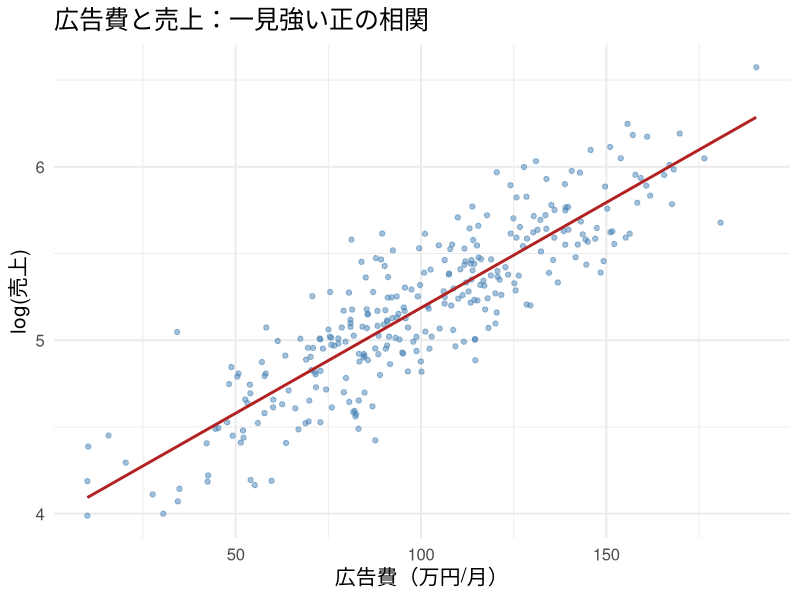
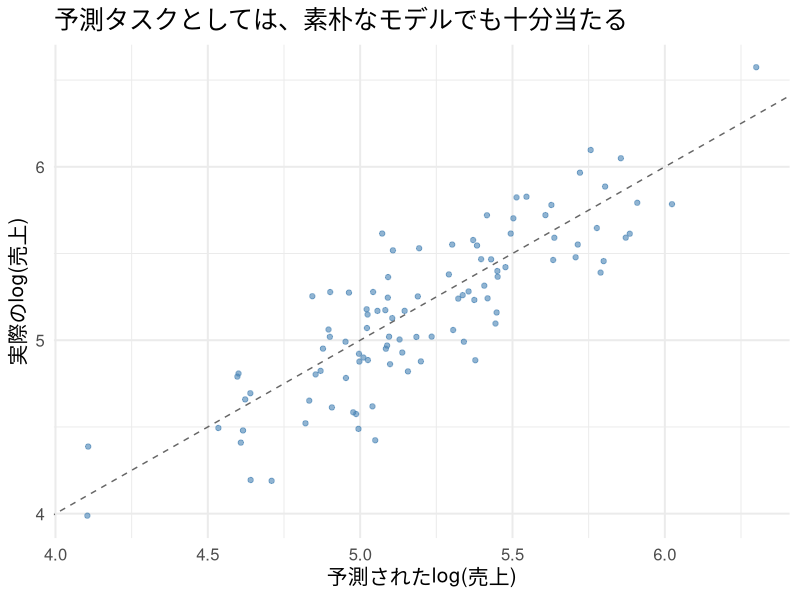
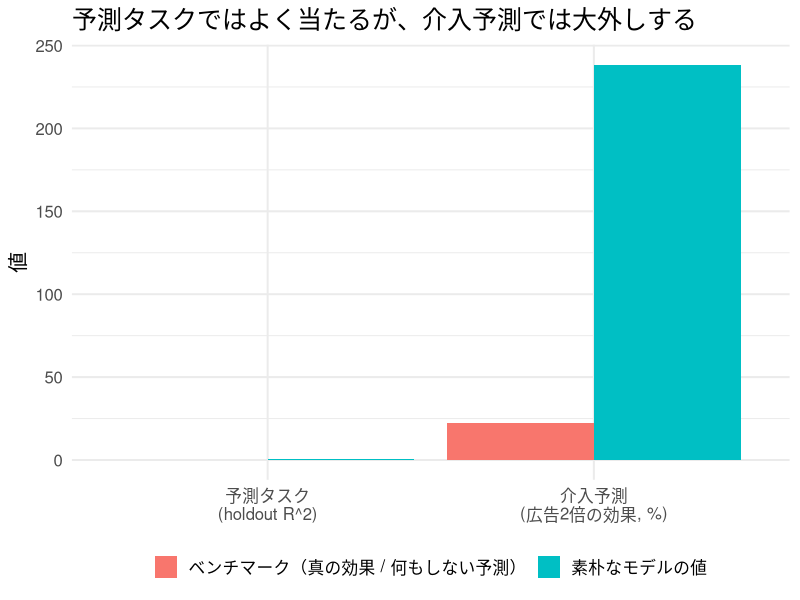
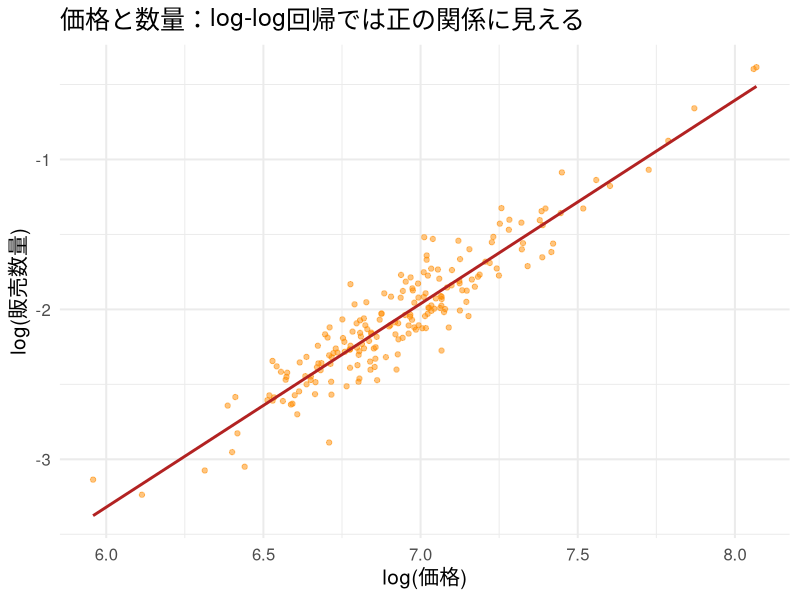
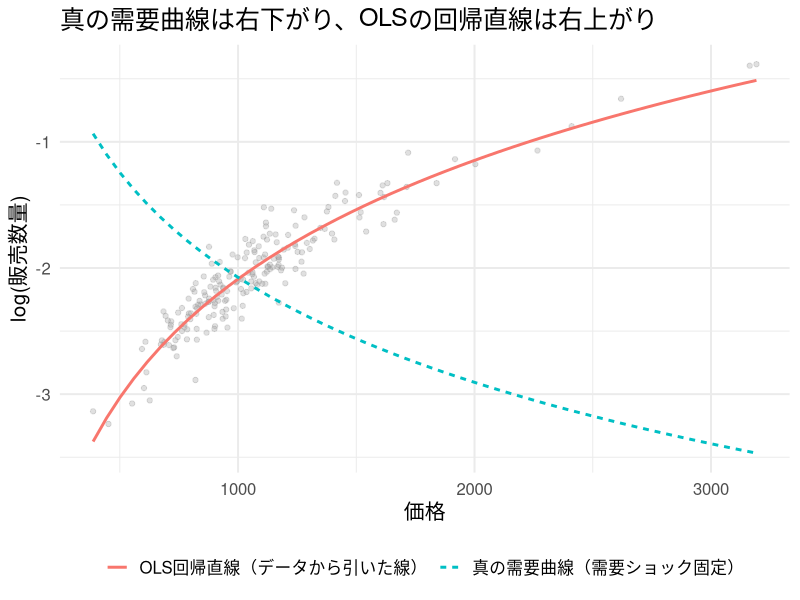
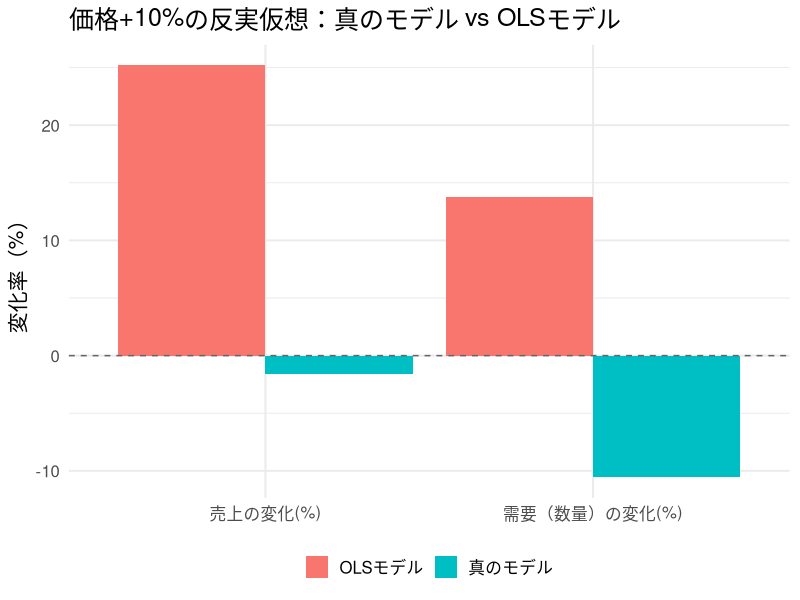

These charts were generated, in order, by the following R code:
## ---- chunk 1
#| include: false
library(ggplot2)
library(dplyr)
library(tidyr)

set.seed(20261)

theme_slide <- function() {
  fam <- if (Sys.info()[["sysname"]] == "Darwin") "Hiragino Sans" else ""
  theme_minimal(base_size = 15, base_family = fam)
}
theme_set(theme_slide())
knitr::opts_chunk$set(fig.align = "center", dpi = 144)
options(scipen = 8)
## ---- chunk 2
#| label: dgp1-params
#| echo: true
#| output-location: fragment
n_stores <- 300

quality  <- rnorm(n_stores, mean = 0, sd = 1)     # 店舗の地力（観測されない）
ad_spend <- 100 + 30 * quality +                  # 地力が高い店ほど広告費が多い
  rnorm(n_stores, mean = 0, sd = 15)
ad_spend <- pmax(ad_spend, 10)

true_beta_ad      <- 0.002   # 広告の真の効果：1万円で売上(log)が0.2%増える程度
true_beta_quality <- 0.4     # 地力の効果：大きい（交絡の源泉）
## ---- chunk 3
#| label: dgp1-frame
#| include: false
log_sales <- 5.0 + true_beta_quality * quality + true_beta_ad * ad_spend +
  rnorm(n_stores, mean = 0, sd = 0.15)

store_df <- data.frame(
  store_id = 1:n_stores,
  quality = quality,
  ad_spend = ad_spend,
  log_sales = log_sales,
  sales = exp(log_sales)
)
## ---- chunk 4
#| label: fig-ad-scatter
#| fig-height: 4.0
ggplot(store_df, aes(x = ad_spend, y = log_sales)) +
  geom_point(alpha = 0.5, color = "steelblue") +
  geom_smooth(method = "lm", se = FALSE, color = "firebrick") +
  labs(x = "広告費（万円/月）", y = "log(売上)",
       title = "広告費と売上：一見強い正の相関")
## ---- chunk 5
#| label: ols-compare
#| include: false
fit_short <- lm(log_sales ~ ad_spend, data = store_df)
fit_long  <- lm(log_sales ~ ad_spend + quality, data = store_df)

beta_short <- coef(fit_short)["ad_spend"]
beta_long  <- coef(fit_long)["ad_spend"]
## ---- chunk 6
#| label: tab-ols-compare
comparison_df <- data.frame(
  model = c("素朴なOLS（ad_spendのみ）", "地力込みOLS（quality をコントロール）", "真の値"),
  beta_ad = c(beta_short, beta_long, true_beta_ad)
)
knitr::kable(comparison_df, digits = 5,
             col.names = c("モデル", "広告費の係数"))
## ---- chunk 7
#| label: holdout-calc
#| include: false
set.seed(20261)
idx <- sample(1:n_stores)
train_idx <- idx[1:200]
test_idx  <- idx[201:300]

train_df <- store_df[train_idx, ]
test_df  <- store_df[test_idx, ]

fit_pred <- lm(log_sales ~ ad_spend, data = train_df)
pred_test <- predict(fit_pred, newdata = test_df)

ss_res <- sum((test_df$log_sales - pred_test)^2)
ss_tot <- sum((test_df$log_sales - mean(test_df$log_sales))^2)
r2_holdout <- 1 - ss_res / ss_tot

baseline_pred <- rep(mean(train_df$log_sales), nrow(test_df))
ss_res_base <- sum((test_df$log_sales - baseline_pred)^2)
r2_base <- 1 - ss_res_base / ss_tot
## ---- chunk 8
#| label: tab-holdout
holdout_df <- data.frame(
  method = c("広告費を使う予測モデル", "ベースライン（平均のみ）"),
  holdout_R2 = c(r2_holdout, r2_base)
)
knitr::kable(holdout_df, digits = 3,
             col.names = c("手法", "ホールドアウトR2"))
## ---- chunk 9
#| label: fig-holdout
#| fig-height: 4.0
holdout_plot_df <- data.frame(
  actual = test_df$log_sales,
  predicted = pred_test
)

ggplot(holdout_plot_df, aes(x = predicted, y = actual)) +
  geom_point(alpha = 0.6, color = "steelblue") +
  geom_abline(slope = 1, intercept = 0, linetype = "dashed", color = "gray40") +
  labs(x = "予測されたlog(売上)", y = "実際のlog(売上)",
       title = "予測タスクとしては、素朴なモデルでも十分当たる")
## ---- chunk 10
#| label: intervention-calc
#| echo: true
#| output-location: fragment
new_ad_spend <- store_df$ad_spend * 2   # 介入：地力はそのまま、広告費だけ2倍

true_effect <- true_beta_ad * (new_ad_spend - store_df$ad_spend)  # 真の効果
ols_effect  <- beta_short   * (new_ad_spend - store_df$ad_spend)  # 素朴なOLSの予測
## ---- chunk 11
#| label: tab-intervention
effect_summary <- data.frame(
  method = c("真の効果", "素朴なOLSによる予測"),
  mean_log_change = c(mean(true_effect), mean(ols_effect)),
  approx_pct_change = c(
    (exp(mean(true_effect)) - 1) * 100,
    (exp(mean(ols_effect)) - 1) * 100
  )
)
knitr::kable(effect_summary, digits = 3,
             col.names = c("手法", "log売上の平均変化", "売上変化（%、近似）"))
## ---- chunk 12
#| label: fig-pred-vs-intervention
#| fig-height: 4.0
compare_plot_df <- data.frame(
  task = c("予測タスク\n(holdout R^2)", "介入予測\n(広告2倍の効果, %)"),
  naive_model = c(r2_holdout, (exp(mean(ols_effect)) - 1) * 100),
  benchmark   = c(r2_base, (exp(mean(true_effect)) - 1) * 100)
)

compare_long <- compare_plot_df %>%
  pivot_longer(cols = c(naive_model, benchmark), names_to = "series", values_to = "value") %>%
  mutate(series = recode(series,
                         naive_model = "素朴なモデルの値",
                         benchmark = "ベンチマーク（真の効果 / 何もしない予測）"))

ggplot(compare_long, aes(x = task, y = value, fill = series)) +
  geom_col(position = "dodge") +
  labs(x = NULL, y = "値", fill = NULL,
       title = "予測タスクではよく当たるが、介入予測では大外しする") +
  theme(legend.position = "bottom")
## ---- chunk 13
#| label: dgp2-params
#| echo: true
#| output-location: fragment
n_weeks <- 200
demand_shock <- rnorm(n_weeks, mean = 0, sd = 1)  # 繁忙期・季節性（観測しにくい）

true_elasticity <- -1.2   # 真の価格弾力性：普通の右下がりの需要曲線
gamma_price     <- 0.3    # 繁忙期ほど強気の価格設定（内生性の源泉）
phi_demand      <- 0.8    # 需要ショックが数量に与える直接効果
## ---- chunk 14
#| label: dgp2-frame
#| include: false
log_price <- log(1000) + gamma_price * demand_shock + rnorm(n_weeks, mean = 0, sd = 0.05)
log_q <- log(500) + true_elasticity * log_price + phi_demand * demand_shock +
  rnorm(n_weeks, mean = 0, sd = 0.1)

price_df <- data.frame(
  week = 1:n_weeks,
  demand_shock = demand_shock,
  price = exp(log_price),
  log_price = log_price,
  q = exp(log_q),
  log_q = log_q
)
## ---- chunk 15
#| label: fig-price-scatter
#| fig-height: 4.0
ggplot(price_df, aes(x = log_price, y = log_q)) +
  geom_point(alpha = 0.5, color = "darkorange") +
  geom_smooth(method = "lm", se = FALSE, color = "firebrick") +
  labs(x = "log(価格)", y = "log(販売数量)",
       title = "価格と数量：log-log回帰では正の関係に見える")
## ---- chunk 16
#| label: price-ols
#| include: false
fit_price_ols <- lm(log_q ~ log_price, data = price_df)
elasticity_hat_ols <- coef(fit_price_ols)["log_price"]
## ---- chunk 17
#| label: tab-price-ols
price_ols_df <- data.frame(
  method = c("log-log OLS推定値", "真の弾力性"),
  elasticity = c(elasticity_hat_ols, true_elasticity)
)
knitr::kable(price_ols_df, digits = 3,
             col.names = c("手法", "価格弾力性"))
## ---- chunk 18
#| label: fig-demand-curves
#| fig-height: 4.0
price_grid <- seq(min(price_df$price), max(price_df$price), length.out = 50)
log_price_grid <- log(price_grid)

true_log_q_grid <- log(500) + true_elasticity * log_price_grid + phi_demand * 0
true_curve_df <- data.frame(price = price_grid, log_q = true_log_q_grid,
                            curve = "真の需要曲線（需要ショック固定）")

ols_log_q_grid <- coef(fit_price_ols)["(Intercept)"] + elasticity_hat_ols * log_price_grid
ols_curve_df <- data.frame(price = price_grid, log_q = ols_log_q_grid,
                           curve = "OLS回帰直線（データから引いた線）")

curve_compare_df <- rbind(true_curve_df, ols_curve_df)

ggplot() +
  geom_point(data = price_df, aes(x = price, y = log_q), alpha = 0.3, color = "gray60") +
  geom_line(data = curve_compare_df,
            aes(x = price, y = log_q, color = curve, linetype = curve), linewidth = 1) +
  labs(x = "価格", y = "log(販売数量)", color = NULL, linetype = NULL,
       title = "真の需要曲線は右下がり、OLSの回帰直線は右上がり") +
  theme(legend.position = "bottom")
## ---- chunk 19
#| label: cf-calc
#| include: false
new_price <- price_df$price * 1.10
new_log_price <- log(new_price)

true_new_log_q <- log(500) + true_elasticity * new_log_price + phi_demand * demand_shock
true_pct_change_q <- (exp(true_new_log_q) - price_df$q) / price_df$q * 100

ols_intercept <- coef(fit_price_ols)["(Intercept)"]
ols_new_log_q <- ols_intercept + elasticity_hat_ols * new_log_price
ols_old_log_q_fitted <- ols_intercept + elasticity_hat_ols * price_df$log_price
ols_pct_change_q <- (exp(ols_new_log_q) - exp(ols_old_log_q_fitted)) /
  exp(ols_old_log_q_fitted) * 100

true_new_revenue <- new_price * exp(true_new_log_q)
old_revenue <- price_df$price * price_df$q
true_rev_change <- (true_new_revenue - old_revenue) / old_revenue * 100

ols_new_revenue <- new_price * exp(ols_new_log_q)
ols_old_revenue_fitted <- price_df$price * exp(ols_old_log_q_fitted)
ols_rev_change <- (ols_new_revenue - ols_old_revenue_fitted) / ols_old_revenue_fitted * 100
## ---- chunk 20
#| label: tab-cf-demand
cf_demand_df <- data.frame(
  method = c("真のモデル", "OLSモデル"),
  mean_pct_change_q = c(mean(true_pct_change_q), mean(ols_pct_change_q))
)
knitr::kable(cf_demand_df, digits = 2,
             col.names = c("手法", "価格+10%のときの需要変化（%）"))
## ---- chunk 21
#| label: fig-cf-compare
#| fig-height: 4.0
cf_plot_df <- data.frame(
  metric = rep(c("需要（数量）の変化(%)", "売上の変化(%)"), each = 2),
  method = rep(c("真のモデル", "OLSモデル"), 2),
  value = c(mean(true_pct_change_q), mean(ols_pct_change_q),
            mean(true_rev_change), mean(ols_rev_change))
)

ggplot(cf_plot_df, aes(x = metric, y = value, fill = method)) +
  geom_col(position = "dodge") +
  geom_hline(yintercept = 0, linetype = "dashed", color = "gray40") +
  labs(x = NULL, y = "変化率（%）", fill = NULL,
       title = "価格+10%の反実仮想：真のモデル vs OLSモデル") +
  theme(legend.position = "bottom")
